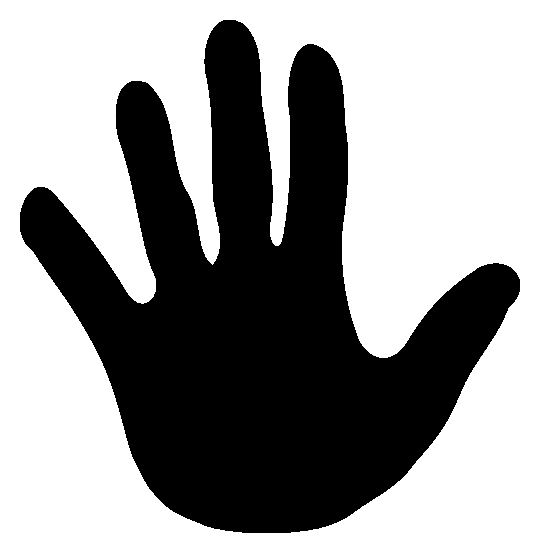
#> input picture assets/hand.png, 540 x 554 px
$ jupyter execute --allow-errors py_contour_features.ipynb
#> lines starting #> are read from the running program, lines starting #| are printed output that depends on the picture; after the words box and inside, x2 and y2 are one past the last pixel; in counts of white or black regions, pixels touching at a corner belong together; long printed decimals are rounded
Contour Features
================

@prev_tutorial{tutorial_py_contours_begin}
@next_tutorial{tutorial_py_contour_properties}

Goal
----

In this article, we will learn

-   To find the different features of contours, like area, perimeter, centroid, bounding box etc
-   You will see plenty of functions related to contours.

1. Moments
----------

Image moments help you to calculate some features like center of mass of the object, area of the
object etc. Check out the wikipedia page on [Image
Moments](http://en.wikipedia.org/wiki/Image_moment)

The function **cv.moments()** gives a dictionary of all moment values calculated. See below:

[cell 1]
import cv2 as cv
import numpy as np

original_img = cv.imread("../../../../assets/hand.png", cv.IMREAD_COLOR_RGB)
#> original_img is the input picture: shape (554, 540, 3); min 0, max 255, mean 152.7
img = cv.cvtColor(original_img, cv.COLOR_RGB2GRAY)
ret, thresh = cv.threshold(img, 127, 255, cv.THRESH_BINARY)
#> thresh: shape (554, 540); 59.9% white; 1 black region

# findContours needs white-on-black — invert just for detection
contours, hierarchy = cv.findContours(
    cv.bitwise_not(thresh), cv.RETR_TREE, cv.CHAIN_APPROX_SIMPLE
)
#> contours = 1 contour; box (x1, y1, x2, y2) and area: (20, 20, 520, 533) 118765
cnt = max(contours, key=cv.contourArea)
#> cnt = contour of 1063 points, box (x1, y1, x2, y2) (20, 20, 520, 533), area 118765
M = cv.moments(cnt)
#> M = moments, m00 118765, centre m10/m00, m01/m00 = (258.6, 315.5)
M
#> Out has the same summary as M

From this moments, you can extract useful data like area, centroid etc. Centroid is given by the
relations, $C_x = \frac{M_{10}}{M_{00}}$ and $C_y = \frac{M_{01}}{M_{00}}$. This can be done as
follows:

[cell 2]
cx = int(M["m10"] / M["m00"])
#> cx = 258
cy = int(M["m01"] / M["m00"])
#> cy = 315
print("Centroid of the contour is: ", cx, cy)
#| Centroid of the contour is:  258 315

2. Contour Area
---------------

Contour area is given by the function **cv.contourArea()** or from moments, **M['m00']**.

[cell 3]
area = cv.contourArea(cnt)
#> area = 118765
print("Area of the contour is: ", area)
#| Area of the contour is:  118765.0

3. Contour Perimeter
--------------------

It is also called arc length. It can be found out using **cv.arcLength()** function. Second
argument specify whether shape is a closed contour (if passed True), or just a curve.

[cell 4]
perimeter = cv.arcLength(cnt, True)
#> perimeter = 2850.6
print("Perimeter of the contour is: ", perimeter)
#| Perimeter of the contour is:  2850.567

4. Contour Approximation
------------------------

It approximates a contour shape to another shape with less number of vertices depending upon the
precision we specify. It is an implementation of [Douglas-Peucker
algorithm](http://en.wikipedia.org/wiki/Ramer-Douglas-Peucker_algorithm). Check the wikipedia page
for algorithm and demonstration.

To understand this, suppose you are trying to find a square in an image, but due to some problems in
the image, you didn't get a perfect square, but a "bad shape" (As shown in first image below). Now
you can use this function to approximate the shape. In this, second argument is called epsilon,
which is maximum distance from contour to approximated contour. It is an accuracy parameter. A wise
selection of epsilon is needed to get the correct output.

[cell 5]
epsilon = 0.1 * cv.arcLength(cnt, True)
#> epsilon = 285.1
approx = cv.approxPolyDP(cnt, epsilon, True)
#> approx = [[223, 20], [307, 530]]
print("Number of vertices in the approximated contour: ", len(approx))
#| Number of vertices in the approximated contour:  2

Below, in second image, green line shows the approximated curve for epsilon = 10% of arc length.
Third image shows the same for epsilon = 1% of the arc length. Third argument specifies whether
curve is closed or not.

[cell 6]
import ipywidgets as widgets
from ipycanvas import Canvas, hold_canvas
from IPython.display import display

# --- load image & find contour (white background kept) ---
img = cv.imread("../../../../assets/hand.png")
assert img is not None, "Could not load hand.png — check the path."

img_gray = cv.cvtColor(img, cv.COLOR_BGR2GRAY)
_, thresh = cv.threshold(img_gray, 127, 255, cv.THRESH_BINARY)  # white background

# findContours needs white-on-black — invert just for detection
contours, hierarchy = cv.findContours(
    cv.bitwise_not(thresh), cv.RETR_TREE, cv.CHAIN_APPROX_SIMPLE
)
cnt = max(contours, key=cv.contourArea)
arc_len = cv.arcLength(cnt, True)
#> arc_len = 2850.6

h, w = img.shape[:2]
#> h = 554; w = 540

# --- single ipycanvas ---
#> (the rest of this cell did not finish here and is left out)

5. Convex Hull
--------------

Convex Hull will look similar to contour approximation, but it is not (Both may provide same results
in some cases). Here, **cv.convexHull()** function checks a curve for convexity defects and
corrects it. Generally speaking, convex curves are the curves which are always bulged out, or
at-least flat. And if it is bulged inside, it is called convexity defects. For example, check the
below image of hand. Red line shows the convex hull of hand. The double-sided arrow marks shows the
convexity defects, which are the local maximum deviations of hull from contours.

Arguments details:

-   **points** are the contours we pass into.
-   **hull** is the output, normally we avoid it.
-   **clockwise** : Orientation flag. If it is True, the output convex hull is oriented clockwise.
    Otherwise, it is oriented counter-clockwise.
-   **returnPoints** : By default, True. Then it returns the coordinates of the hull points. If
    False, it returns the indices of contour points corresponding to the hull points.

So to get a convex hull as in above image, following is sufficient:

[cell 7]
hull = cv.convexHull(cnt)
#> hull = contour of 55 points, box (x1, y1, x2, y2) (20, 20, 520, 533), area 168590
hull
#> Out has the same summary as hull

But if you want to find convexity defects, you need to pass returnPoints = False. To understand it,
we will take the rectangle image above. First I found its contour as cnt. Now I found its convex
hull with returnPoints = True, I got following values:
[[[234 202]], [[ 51 202]], [[ 51 79]], [[234 79]]] which are the four corner points of rectangle.
Now if do the same with returnPoints = False, I get following result: [[129],[ 67],[ 0],[142]].
These are the indices of corresponding points in contours. For eg, check the first value:
cnt[129] = [[234, 202]] which is same as first result (and so on for others).

You will see it again when we discuss about convexity defects.

6. Checking Convexity
---------------------

There is a function to check if a curve is convex or not, **cv.isContourConvex()**. It just return
whether True or False. Not a big deal.

[cell 8]
k = cv.isContourConvex(cnt)
#> k = False
k
#> Out = False

7. Bounding Rectangle
---------------------

There are two types of bounding rectangles.

### 7.a. Straight Bounding Rectangle

It is a straight rectangle, it doesn't consider the rotation of the object. So area of the bounding
rectangle won't be minimum. It is found by the function **cv.boundingRect()**.

Let (x,y) be the top-left coordinate of the rectangle and (w,h) be its width and height.

[cell 9]
import matplotlib.pyplot as plt

img = original_img.copy()
x, y, w, h = cv.boundingRect(cnt)
#> x = 20; y = 20; w = 500; h = 513
cv.rectangle(img, (int(x), int(y)), (int(x + w), int(y + h)), (0, 255, 0), 2)
plt.imshow(cv.cvtColor(img, cv.COLOR_BGR2RGB))
#> (this line was passed over: IPython is not available in this run)

### 7.b. Rotated Rectangle

Here, bounding rectangle is drawn with minimum area, so it considers the rotation also. The function
used is **cv.minAreaRect()**. It returns a Box2D structure which contains following details - (
center (x,y), (width, height), angle of rotation ). But to draw this rectangle, we need 4 corners of
the rectangle. It is obtained by the function **cv.boxPoints()**

[cell 10]
rect = cv.minAreaRect(cnt)
#> rect = ((254.3, 288.9), (418.8, 478.6), -40.47)
box = cv.boxPoints(rect)
#> box = [[250.3, 606.9], [-60.31, 242.8], [258.3, -29.03], [568.9, 335]]
box = np.intp(box)
#> box = [[250, 606], [-60, 242], [258, -29], [568, 335]]
img = original_img.copy()
cv.drawContours(img, [box], 0, (0, 0, 255), 2)
plt.imshow(cv.cvtColor(img, cv.COLOR_BGR2RGB))
#> (this line was passed over: IPython is not available in this run)

Both the rectangles are shown in a single image. Green rectangle shows the normal bounding rect. Red
rectangle is the rotated rect.

8. Minimum Enclosing Circle
---------------------------

Next we find the circumcircle of an object using the function **cv.minEnclosingCircle()**. It is a
circle which completely covers the object with minimum area.

[cell 11]
(x, y), radius = cv.minEnclosingCircle(cnt)
#> x = 266; y = 274.8; radius = 258.4
center = (int(x), int(y))
#> center = (266, 274)
radius = int(radius)
#> radius = 258
img = original_img.copy()
cv.circle(img, center, radius, (0, 255, 0), 2)
plt.imshow(cv.cvtColor(img, cv.COLOR_BGR2RGB))
#> (this line was passed over: IPython is not available in this run)

9. Fitting an Ellipse
---------------------

Next one is to fit an ellipse to an object. It returns the rotated rectangle in which the ellipse is
inscribed.

[cell 12]
ellipse = cv.fitEllipse(cnt)
#> ellipse = ((272.9, 297.5), (409.3, 470.3), 175.8)
img = original_img.copy()
cv.ellipse(img, ellipse, (0, 255, 0), 2)
plt.imshow(cv.cvtColor(img, cv.COLOR_BGR2RGB))
#> (this line was passed over: IPython is not available in this run)

10. Fitting a Line
------------------

Similarly we can fit a line to a set of points. Below image contains a set of white points. We can
approximate a straight line to it.

[cell 13]
img = original_img.copy()
rows, cols = img.shape[:2]
#> rows = 554; cols = 540
[vx, vy, x, y] = cv.fitLine(cnt, cv.DIST_L2, 0, 0.01, 0.01)
#> vx = [0.694]; vy = [0.72]; x = [245]; y = [277.1]
lefty = int((-x.item() * vy.item() / vx.item()) + y.item())
#> lefty = 22
righty = int(((cols - x.item()) * vy.item() / vx.item()) + y.item())
#> righty = 583
cv.line(img, (cols - 1, righty), (0, lefty), (0, 255, 0), 2)
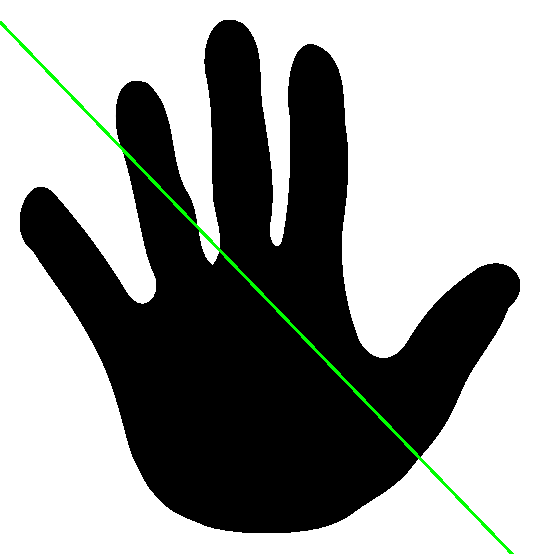
#> img: shape (554, 540, 3); mean B, G, R 151.8, 153.8, 151.8
plt.imshow(cv.cvtColor(img, cv.COLOR_BGR2RGB))
#> (this line was passed over: IPython is not available in this run)
